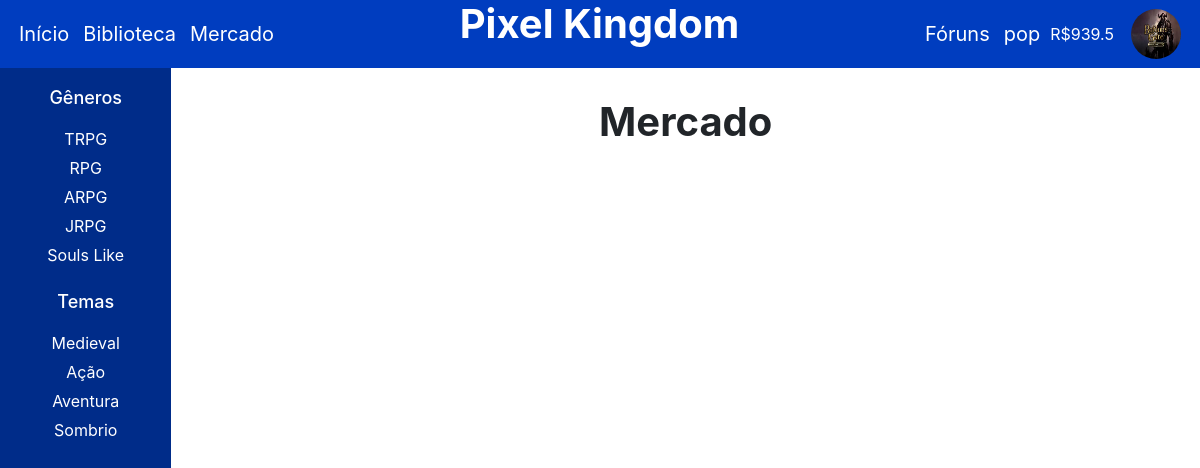
Before: /mercado/ (signed in) with the older database file.
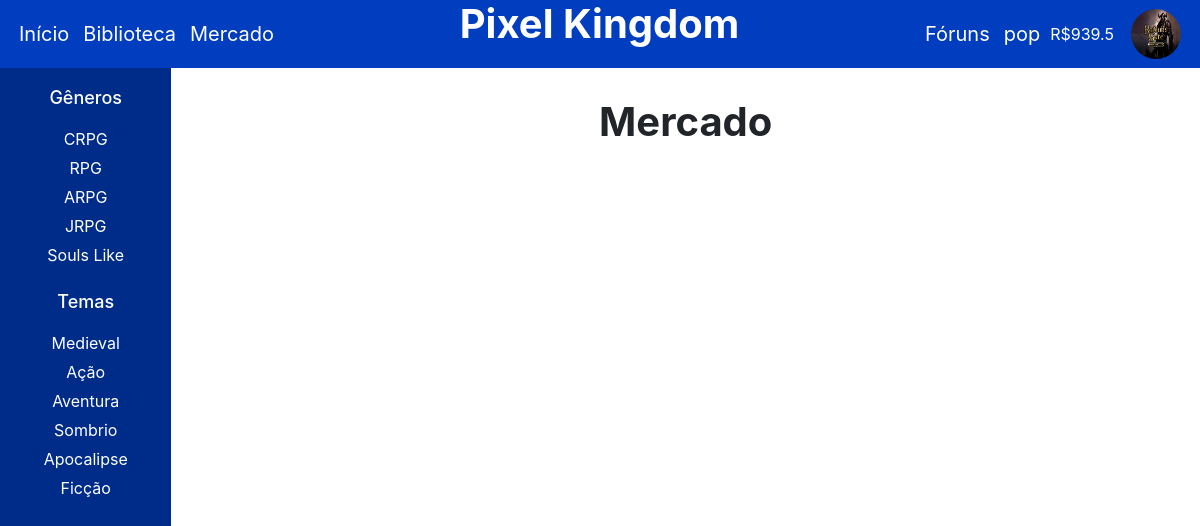
After: the same page with the newer database file.
### loja/models.py (models this page shows, shortened)
class Genero(models.Model):
    nome = models.CharField(max_length=50, null=False)

class Tema(models.Model):
    nome = models.CharField(max_length=50, null=False)

### loja/views.py (the view)
# urls.py: path('mercado/', mercado, name='mercado'),
def mercado(request):
    if 'usuario_id' not in request.session:
        return redirect('login')
    usuario_id = request.session['usuario_id']
    usuario = Usuario.objects.get(id=usuario_id)
    anuncios = Anuncio.objects.all()
    contexto = {
        'usuario': usuario,
        'generos': Genero.objects.all(),
        'temas': Tema.objects.all(),
        'anuncios': anuncios
    }
    return render (request, 'mercado.html', contexto)

### loja/templates/mercado.html (shortened to what this page needs)
{% extends "base.html" %}
{% block content %}
    <div id="container">
        <navbar id="navbar">
            <p><span>Gêneros</span></p>
            {% for genero in generos %}
                <a href="{% url 'filtro2' genero.id %}"><li>{{genero.nome}}</li></a>
            {% endfor %}
            <p><span>Temas</span></p>
            {% for tema in temas %}
                <a href="{% url 'filtro' tema.id %}"><li>{{tema.nome}}</li></a>
            {% endfor %}
        </navbar>
        <div id="principal">
            <h1>Mercado</h1>
        </div>
    </div>
{% endblock %}

Changed rows visible on the page:
changed Genero: nome "TRPG" → "CRPG"
added Tema: nome "Apocalipse"
added Tema: nome "Ficção"
